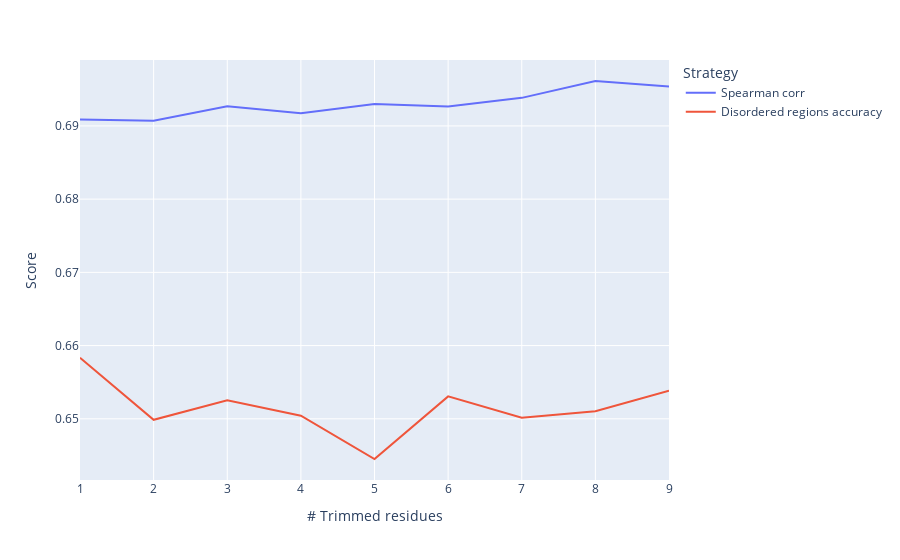

Notebook code cell kept with this figure:
### Markdown cell above
# Plots

### Code cell
fig = px.line(df_trim_show, x='# Trimmed residues', y='Score', color='Strategy')
fig.show()

### Figure 1 — Plotly figure (JSON) as saved in the notebook; plotly's stock layout.template omitted (floating-point values rounded to 4 significant figures)
{"data": [{"hovertemplate": "Strategy=Spearman corr<br># Trimmed residues=%{x}<br>Score=%{y}<extra></extra>", "legendgroup": "Spearman corr", "line": {"color": "#636efa", "dash": "solid"}, "marker": {"symbol": "circle"}, "mode": "lines", "name": "Spearman corr", "orientation": "v", "showlegend": true, "type": "scatter", "x": [1, 2, 3, 4, 5, 6, 7, 8, 9], "xaxis": "x", "y": [0.6909, 0.6907, 0.6927, 0.6917, 0.693, 0.6927, 0.6938, 0.6961, 0.6954], "yaxis": "y"}, {"hovertemplate": "Strategy=Disordered regions accuracy<br># Trimmed residues=%{x}<br>Score=%{y}<extra></extra>", "legendgroup": "Disordered regions accuracy", "line": {"color": "#EF553B", "dash": "solid"}, "marker": {"symbol": "circle"}, "mode": "lines", "name": "Disordered regions accuracy", "orientation": "v", "showlegend": true, "type": "scatter", "x": [1, 2, 3, 4, 5, 6, 7, 8, 9], "xaxis": "x", "y": [0.6583, 0.6499, 0.6525, 0.6504, 0.6445, 0.6531, 0.6501, 0.651, 0.6538], "yaxis": "y"}], "layout": {"autosize": true, "legend": {"title": {"text": "Strategy"}, "tracegroupgap": 0}, "margin": {"t": 60}, "xaxis": {"anchor": "y", "autorange": true, "domain": [0, 1], "range": [1, 9], "title": {"text": "# Trimmed residues"}, "type": "linear"}, "yaxis": {"anchor": "x", "autorange": true, "domain": [0, 1], "range": [0.6416, 0.699], "title": {"text": "Score"}, "type": "linear"}}}
